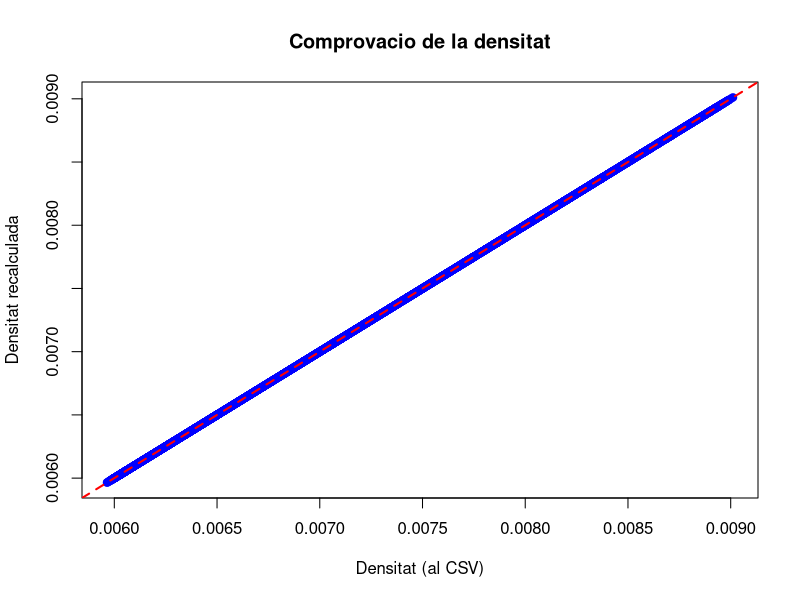
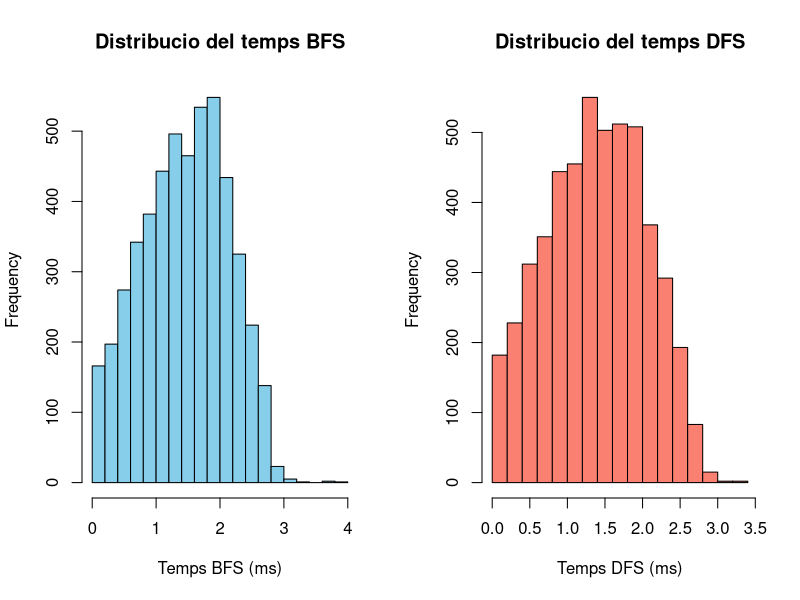
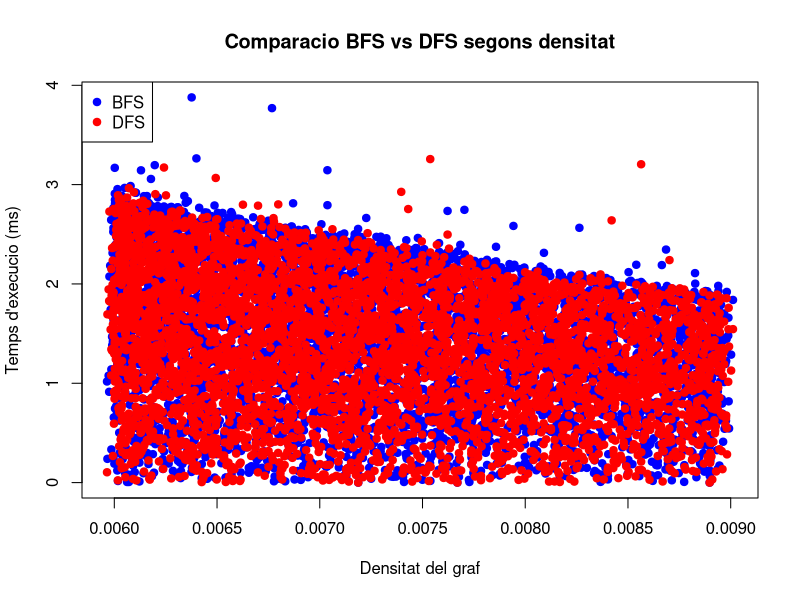
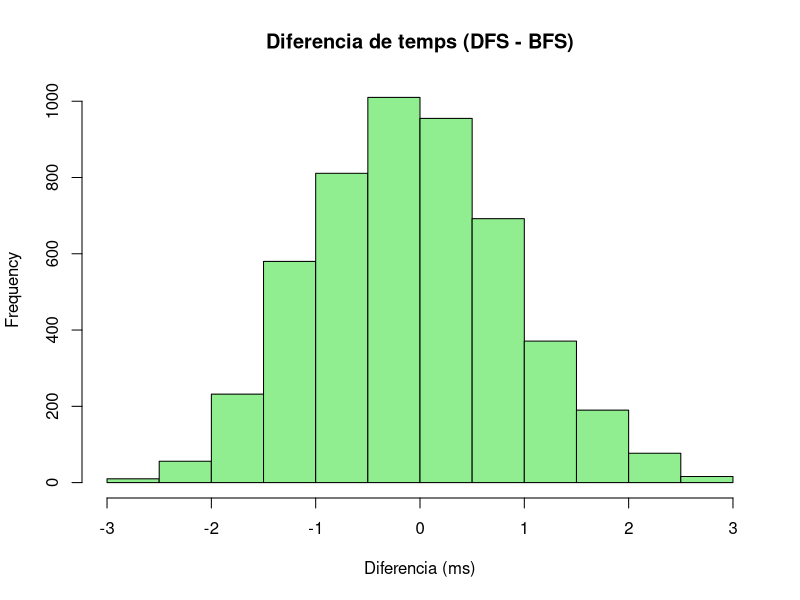
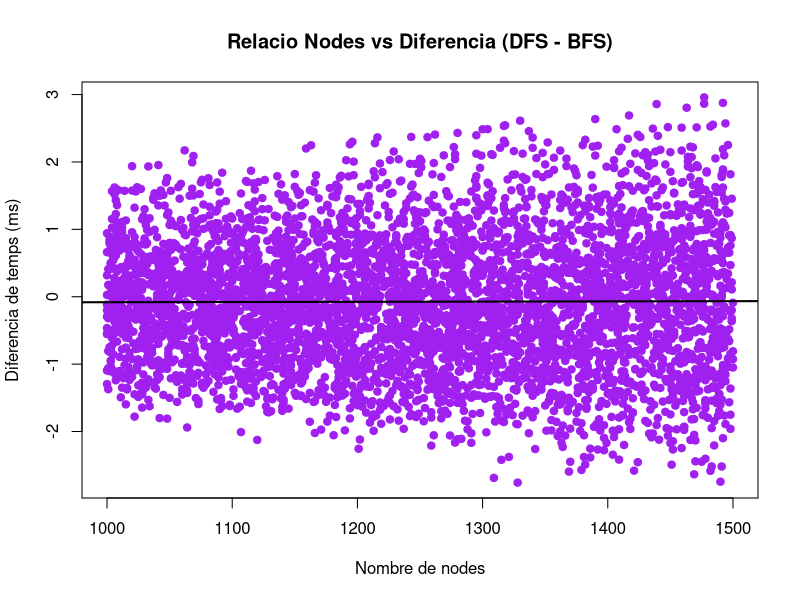

R code for these plots, in order:
###############################################################
#  Analysis of BFS vs DFS Efficiency
#  Autor: Hugo Pelayo
#  Assignatura: Probabilitat i Estadística (FIB)
#  Data: Novembre 2025
#
#  Objectiu:
#    Analitzar i visualitzar l’eficiència relativa dels algorismes
#    de cerca Breadth-First Search (BFS) i Depth-First Search (DFS)
#    a partir de les dades recollides experimentalment.
#
#  Fitxer d'entrada:
#    test_report.csv — amb columnes:
#    Graph.Name, Density, Nodes, Edges,
#    DFS.Time.ms., BFS.Time.ms., DFS.Path.Length, BFS.Path.Length,
#    Start.Node, End.Node
#
#  Sortides:
#    - Estadístiques descriptives
#    - Test de comparació parellat (t-test)
#    - Models de regressió
#    - Gràfics comparatius i correlacionals
###############################################################


# ------------------------------------------------------------
# Llegir i preparar les dades
# ------------------------------------------------------------
cat("Comprovant fitxer test_report.csv al directori de treball...\n")
cat("Directori actual: ", getwd(), "\n")
files <- list.files()
cat("Fitxers al directori:\n")
print(files)

if (!file.exists("test_report.csv")) {
  stop("ERROR: no s'ha trobat 'test_report.csv' al directori de treball. Copia el CSV al directori que mostra 'getwd()' o canvia el working directory.")
}

# Mantenim els noms del CSV per evitar problemes amb espais
data <- read.csv("test_report.csv", check.names = FALSE, stringsAsFactors = FALSE)
cat("Fitxer carregat. Nombre de registres:", nrow(data), "\n\n")

# Mostrar columnes detectades
cat("Columnes detectades:\n")
print(colnames(data))
cat("\nMostra de les primeres files:\n")
print(head(data, n = 6))

# Creacio de la columna Diff amb els noms de columnes reals
data$Diff <- data[["DFS Time (ms)"]] - data[["BFS Time (ms)"]]

# ------------------------------------------------------------
# Estadistiques descriptives
# ------------------------------------------------------------
cat("\n=== Estadistiques descriptives ===\n")
print(summary(data[c("Nodes", "Edges", "Density", "BFS Time (ms)", "DFS Time (ms)", "Diff")]))

# Percentatge de casos on BFS es mes rapid
faster_bfs <- mean(data[["BFS Time (ms)"]] < data[["DFS Time (ms)"]], na.rm = TRUE) * 100
cat(sprintf("\nPercentatge de casos on BFS es mes rapid: %.1f%%\n", faster_bfs))

# ------------------------------------------------------------
# Comprovacio de la densitat
# ------------------------------------------------------------
cat("\n=== Comprovacio de la densitat ===\n")
data$Density_check <- data[["Edges"]] / (data[["Nodes"]] * (data[["Nodes"]] - 1))
cor_density <- cor(data[["Density"]], data$Density_check, use = "complete.obs")
cat(sprintf("Correlacio entre densitat del CSV i densitat recalculada: %.6f\n", cor_density))

# Gràfic: densitat CSV vs densitat recalculada
png(filename = "density_check.png", width = 800, height = 600)
plot(data[["Density"]], data$Density_check,
     main = "Comprovacio de la densitat",
     xlab = "Densitat (al CSV)",
     ylab = "Densitat recalculada",
     col = "blue", pch = 19)
abline(0, 1, col = "red", lwd = 2, lty = 2)
dev.off()
cat("S'ha guardat 'density_check.png' amb el graf de comparacio.\n")

# ------------------------------------------------------------
# Distribucio dels temps BFS i DFS
# ------------------------------------------------------------
png(filename = "hist_times.png", width = 1000, height = 400)
par(mfrow = c(1,2))
hist(data[["BFS Time (ms)"]], main = "Distribucio del temps BFS",
     xlab = "Temps BFS (ms)", col = "skyblue", border = "black")
hist(data[["DFS Time (ms)"]], main = "Distribucio del temps DFS",
     xlab = "Temps DFS (ms)", col = "salmon", border = "black")
par(mfrow = c(1,1))
dev.off()
cat("S'ha guardat 'hist_times.png' amb les histogrames BFS i DFS.\n")

# ------------------------------------------------------------
# Comparacio segons densitat (graf multiplu)
# ------------------------------------------------------------
png(filename = "bfs_vs_dfs_by_density.png", width = 800, height = 600)
plot(data[["Density"]], data[["BFS Time (ms)"]],
     col = "blue", pch = 19,
     xlab = "Densitat del graf",
     ylab = "Temps d'execucio (ms)",
     main = "Comparacio BFS vs DFS segons densitat")
points(data[["Density"]], data[["DFS Time (ms)"]], col = "red", pch = 19)
legend("topleft", legend = c("BFS", "DFS"), col = c("blue", "red"), pch = 19)
dev.off()
cat("S'ha guardat 'bfs_vs_dfs_by_density.png'.\n")

# ------------------------------------------------------------
# Diferencia de temps
# ------------------------------------------------------------
png(filename = "diff_hist.png", width = 800, height = 600)
hist(data$Diff, main = "Diferencia de temps (DFS - BFS)",
     xlab = "Diferencia (ms)", col = "lightgreen", border = "black")
dev.off()
cat("S'ha guardat 'diff_hist.png'.\n")

# ------------------------------------------------------------
# Relacio Nodes - Diferencia
# ------------------------------------------------------------
png(filename = "nodes_vs_diff.png", width = 800, height = 600)
plot(data[["Nodes"]], data$Diff, col = "purple", pch = 19,
     main = "Relacio Nodes vs Diferencia (DFS - BFS)",
     xlab = "Nombre de nodes", ylab = "Diferencia de temps (ms)")
lin <- lm(Diff ~ Nodes, data = data)
abline(lin, col = "black", lwd = 2)
dev.off()
cat("S'ha guardat 'nodes_vs_diff.png'.\n")

# ------------------------------------------------------------
# Correlacions
# ------------------------------------------------------------
cat("\n=== Matriu de correlacions ===\n")
corr_matrix <- cor(data[c("Nodes", "Edges", "Density", "BFS Time (ms)", "DFS Time (ms)", "Diff")], use = "complete.obs")
print(round(corr_matrix, 4))

# ------------------------------------------------------------
# Test t parellat (BFS vs DFS)
# ------------------------------------------------------------
cat("\n=== Test t parellat (BFS vs DFS) ===\n")
t_res <- t.test(data[["DFS Time (ms)"]], data[["BFS Time (ms)"]], paired = TRUE)
print(t_res)
if (!is.na(t_res$p.value) && t_res$p.value < 0.05) {
  cat("Conclusio: Diferencia estadisticament significativa (p < 0.05)\n")
} else {
  cat("Conclusio: No hi ha diferencia significativa (p >= 0.05) o no hi ha prou dades)\n")
}

# ------------------------------------------------------------
# Model lineal simple
# ------------------------------------------------------------
cat("\n=== Model lineal: Diff ~ Nodes + Density ===\n")
model <- lm(Diff ~ Nodes + Density, data = data)
print(summary(model))

cat("\nAnalisi completada. Fitxers generats: density_check.png, hist_times.png, bfs_vs_dfs_by_density.png, diff_hist.png, nodes_vs_diff.png\n")
